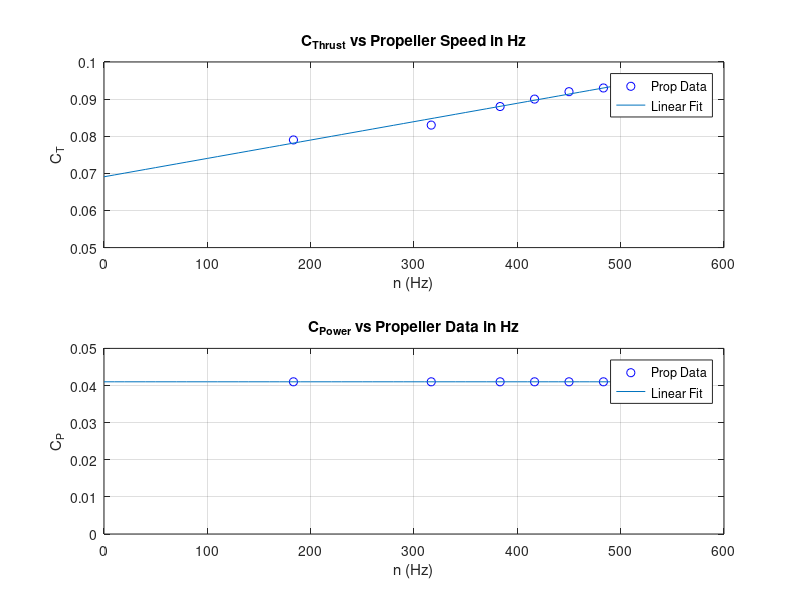
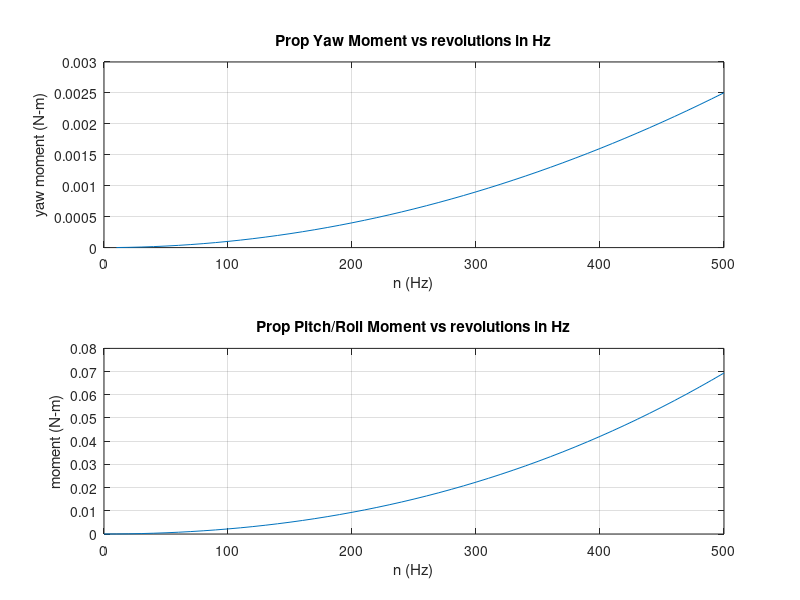

Write the MATLAB code that produced these figures, in order. (Note: this script raises an error after producing the figures.)
% Calculating UAV Coefficients and Plotting Thrust, Power, Moment curves
close all; 

%% Prop Data Analysis and Plots of C_T, C_P
% PROP DATA: https://commons.erau.edu/cgi/viewcontent.cgi?article=2057&context=publication
RPMs = [11000 19000 23000 25000 27000 29000];
C_thrust = [0.079 0.083 0.088 0.09 0.092 0.093];
C_power = [0.041 0.041 0.041 0.041 0.041 0.041];
prop_dia = 0.066; %meters

% UAV DATA: parrot.com/global/drones/parrot-mambo-fly
UAV_mass = 0.068; %kg
prop_dist = sqrt(2)*0.09; %meters
prop_mass = 0.001; %kg (1 gram)

% PHYSICAL CONSTANTS 
rho = 1.22495; % kg/m3
ns = RPMs/60; %Hz
g = 9.81; %m/s2

% used for linear regression of prop data
X = [ones(1,length(ns))' ns'];

% coefficients in linear fit of coef thrust/power curves
C_thrust_lin = X\C_thrust';
C_power_lin = X\C_power';

%eq'n for coef of thrust/power
C_thrust_eq = @(C_T, n) [(C_T(1)+C_T(2)*n)];
C_power_eq = @(C_P, n) [(C_P(1)+C_P(2)*n)];

%to plot coefficient of thrust/power curves
n = [0:10:500]; %Hz
C_thrust_curve = C_thrust_eq(C_thrust_lin, n);
C_power_curve = C_power_eq(C_power_lin, n);

figure; %figure 1: C_T and C_P vs Hz
subplot(2,1,1); %sublpot 1.1: C_T vs Hz
plot(ns, C_thrust, 'bo');
hold on;
plot(n, C_thrust_curve);
xlim([0 600]);
ylim([0.05 0.1]);
xlabel('n (Hz)');
ylabel('C_T');
title('C_{Thrust} vs Propeller Speed in Hz');
legend({'Prop Data', 'Linear Fit'},'Location','Best');
grid on;

subplot(2,1,2); %subplot 1.2: C_P vs Hz
plot(ns, C_power, 'bo');
hold on;
plot(n, C_power_curve);
xlim([0 600]);
ylim([0 0.05]);
xlabel('n (Hz)');
ylabel('C_P');
title('C_{Power} vs Propeller Data in Hz');
legend({'Prop Data', 'Linear Fit'},'Location','Best');
grid on;

%% Plotting Thrust and Power equations and Plots

%define eq'ns for prop power and thrust ; from class presentation
prop_power_eq =  @(C_P, n) [C_power_eq(C_P,n).*(n.^3)*rho*(prop_dia^5)];
prop_thrust_eq = @(C_T, n) [C_thrust_eq(C_T,n).*(n.^2)*rho*(prop_dia^4)];

%calculate curve to plot
prop_yaw_moment_n = prop_power_eq(C_power_lin,n)./(n*2*pi);

figure; %figure 2: Yaw and Pitch/Roll moments vs Prop speed
subplot(2,1,1); %subplot 2.1: Yaw moment in N-m vs prop speed in Hz
plot(n,prop_yaw_moment_n);
%xlim([0 500]);
% ylim([0 0.05]);
xlabel('n (Hz)');
ylabel('yaw moment (N-m)');
title('Prop Yaw Moment vs revolutions in Hz');
grid on;
% legend({'Prop Data', 'Linear Fit'},'Location','Best');

%% Thrust Moment Calculations and Plots

%calculate pitch/roll moment as thrust(force)*dist from CM
prop_pitch_moment_n = prop_thrust_eq(C_thrust_lin,n).*prop_dist;

subplot(2,1,2); %subplot 2.2: pitch/roll moments in N-m vs prop speed in Hz
plot(n,prop_pitch_moment_n);
%xlim([0 500]);
% ylim([0 0.05]);
xlabel('n (Hz)');
ylabel('moment (N-m)');
title('Prop Pitch/Roll Moment vs revolutions in Hz');
grid on;
% legend({'Prop Data', 'Linear Fit'},'Location','Best');

%%%%%%%%%%%%%%%%%%%%%%%%%%%%%%%%%%%%%%%%%%%%%%%%%%%%%%%%%%%%%%%%%%%%%%%%%%%
%2.1.3%
%%%%%%%%%%%%%%%%%%%%%%%%%%%%%%%%%%%%%%%%%%%%%%%%%%%%%%%%%%%%%%%%%%%%%%%%%%%

%I_rod = 1/12*L^2*M ; derived in notes
prop_mass_moment = 1/12*(prop_dia^2)*prop_mass;
% RESULT: 1.2705e-06 N-m

%parallel axis thrm to translate it to UAV CM:
prop_mass_moment_uav = prop_mass_moment + prop_mass*(prop_dist^2);
% RESULT: 5.79705e-05 N-m

%% Calculating Trim Thrust

%total prop thrust = 4*prop_thrust
%assumption: at trim all props are at same speed
%want to set total thrust to be 1g*UAV_mass Newtons
syms x
n_trim_speed = vpa(solve([4*prop_thrust_eq(C_thrust_lin,x)==g*UAV_mass; x>1]))
% RESULT: n = 293 Hz

%ALSO CAN USE fsolve for a function's 0's

%acceleration of UAV from 4 props and gravity at n Hz
% vertical_acceleration_curve = 4*prop_thrust_eq(C_thrust_lin,n)/(UAV_mass)-g;
vertical_acceleration_curve = prop_thrust_eq(C_thrust_lin,n);

figure; %figure 3: UAV acceleration curve (g's) vs prop speed
plot(n,vertical_acceleration_curve);
xlabel('n (Hz)');
ylabel('UAV acceleration (m/s^2)');
title('UAV Vertical Acceleration ((thrust/mass) - g) vs Prop Speed');
grid on;
